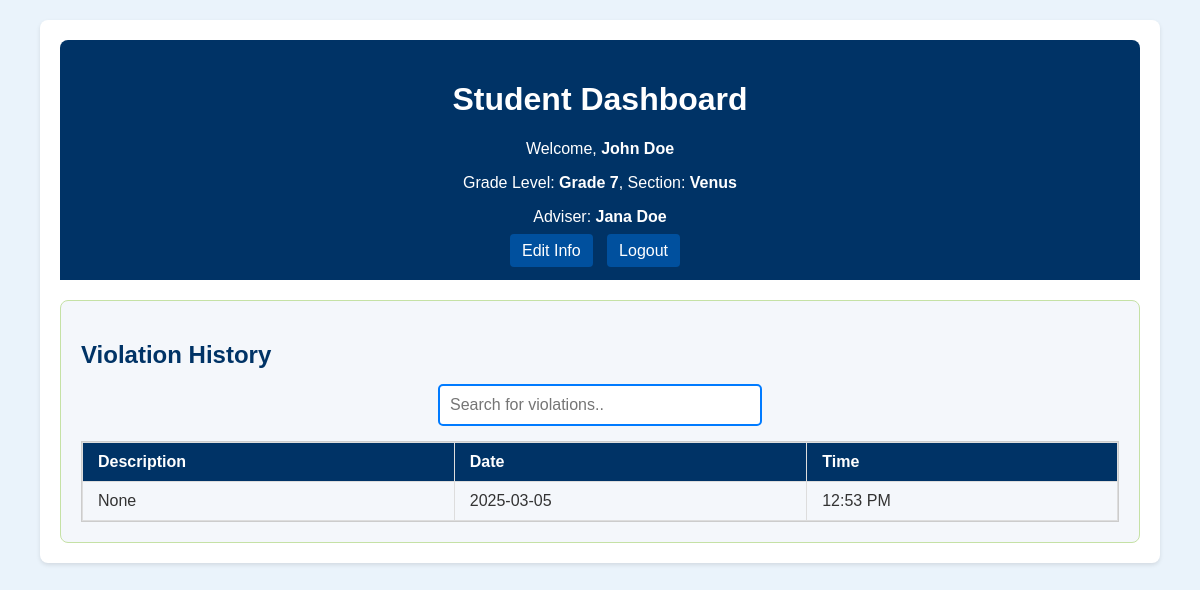
Screenshot of /student_dashboard.php (signed in) with the database file from the repository.
### tables this page shows
CREATE TABLE IF NOT EXISTS `stud_tbl` (
  `id` int(11) NOT NULL AUTO_INCREMENT,
  `first_name` varchar(50) NOT NULL,
  `last_name` varchar(50) NOT NULL,
  `section` varchar(50) NOT NULL,
  `grade_level` varchar(50) NOT NULL,
  `username` varchar(50) NOT NULL,
  `password` varchar(50) NOT NULL,
  `attendance` enum('present','absent') NOT NULL DEFAULT 'absent',
  PRIMARY KEY (`id`),
  UNIQUE KEY `username` (`username`)
);

CREATE TABLE IF NOT EXISTS `violations` (
  `id` int(11) NOT NULL AUTO_INCREMENT,
  `username` varchar(50) NOT NULL,
  `violation_description` text NOT NULL,
  `violation_date` date NOT NULL DEFAULT curdate(),
  `violation_time` time NOT NULL,
  PRIMARY KEY (`id`),
  KEY `idx_username` (`username`),
  CONSTRAINT `fk_username` FOREIGN KEY (`username`) REFERENCES `stud_tbl` (`username`) ON DELETE CASCADE
);

### student_dashboard.php (the view, shortened to what this page needs)
<?php
require_once 'php/config.php';
$student_username = $_SESSION['user'];
$student_query = "SELECT first_name, last_name, grade_level, section FROM stud_tbl WHERE username = ?";
$student_stmt = $conn->prepare($student_query);
$student_stmt->bind_param("s", $student_username);
$student_stmt->execute();
$student_result = $student_stmt->get_result();
if ($student_result->num_rows > 0) {
    $student_data = $student_result->fetch_assoc();
    $student_first_name = $student_data["first_name"];
    $student_last_name = $student_data["last_name"];
    $student_grade_level = $student_data['grade_level'];
    $student_section = $student_data['section'];
} else {
    exit("Error: Student information not found.");
}
$adviser_query = "SELECT first_name, last_name FROM teach_user WHERE grade_level = ? AND section = ? LIMIT 1";
$adviser_stmt = $conn->prepare($adviser_query);
$adviser_stmt->bind_param("ss", $student_grade_level, $student_section);
$adviser_stmt->execute();
$adviser_result = $adviser_stmt->get_result();
$adviser_name = "Not Assigned";
if ($adviser_result->num_rows > 0) {
    $adviser_data = $adviser_result->fetch_assoc();
    $adviser_name = $adviser_data["first_name"] . " " . $adviser_data["last_name"];
}
$violation_query = "SELECT * FROM violations WHERE username = ? ORDER BY violation_date DESC";
$violation_stmt = $conn->prepare($violation_query);
$violation_stmt->bind_param("s", $student_username);
$violation_stmt->execute();
$violation_result = $violation_stmt->get_result();
?>
<!DOCTYPE html>
<html lang="en">
<head>
    <link rel="stylesheet" href="css/student_dashboard.css">
</head>
<body>
    <div class="dashboard">
        <header class="header">
            <h1>Student Dashboard</h1>
            <p>Welcome, <strong><?php echo htmlspecialchars($student_first_name . " " . $student_last_name); ?></strong></p>
            <p>Grade Level: <strong><?php echo htmlspecialchars($student_grade_level); ?></strong>,
               Section: <strong><?php echo htmlspecialchars($student_section); ?></strong></p>
            <p>Adviser: <strong><?php echo htmlspecialchars($adviser_name); ?></strong></p>
            <div class="header-buttons">
                <a href="edit_student_info.php" class="btn">Edit Info</a>
                <a href="logout.php" class="btn logout">Logout</a>
            </div>
        </header>
        <section class="section violations">
            <h2>Violation History</h2>
            <input type="text" id="search-violations" onkeyup="searchTable('violations-table', 'search-violations')" placeholder="Search for violations..">
            <div class="table-container">
                <table class="styled-table" id="violations-table">
                    <thead>
                        <tr>
                            <th>Description</th>
                            <th>Date</th>
                            <th>Time</th>
                        </tr>
                    </thead>
                    <tbody>
                        <?php while ($row = $violation_result->fetch_assoc()): ?>
                            <tr>
                                <td><?php echo htmlspecialchars($row['violation_description']); ?></td>
                                <td><?php echo htmlspecialchars($row['violation_date']); ?></td>
                                <td><?php echo date("h:i A", strtotime($row['violation_time'])); ?></td>
                            </tr>
                        <?php endwhile; ?>
                    </tbody>
                </table>
            </div>
        </section>
    </div>
</body>
</html>

### css/student_dashboard.css (style rules this page uses)
body { font-family: Arial, sans-serif; margin: 0; padding: 0; background-color: #eaf3fb; color: #333; }
.dashboard { width: 90%; margin: 20px auto; padding: 20px; background: #fff; border-radius: 8px; box-shadow: 0 2px 4px rgba(0, 0, 0, 0.1); }
.header { padding: 20px; background: #003366; color: #fff; text-align: center; border-radius: 8px 8px 0 0; }
.btn { text-decoration: none; color: white; padding: 8px 12px; background: #00509e; border-radius: 4px; margin-right: 10px; transition: background 0.3s; }
.section { margin-top: 20px; padding: 20px; border-radius: 8px; background: #f4f7fb; border: 1px solid #c5e1a5; }
h2 { color: #003366; margin-bottom: 15px; }
.styled-table { width: 100%; border-collapse: collapse; font-size: 16px; }
.styled-table th, .styled-table td { padding: 10px 15px; border: 1px solid #ddd; text-align: left; }
.styled-table th { background: #003366; color: white; }
.table-container { max-height: 300px; overflow-y: auto; border: 1px solid #ccc; }
input[type="text"] { width: 100%; max-width: 300px; padding: 10px; margin: 10px 0; border: 2px solid #007BFF; border-radius: 5px; font-size: 16px; outline: none; transition: all 0.3s ease-in-out; }
.section input[type="text"] { display: block; margin: 0 auto 15px auto; }

### rows the page displays
stud_tbl: first_name+last_name "John Doe", grade_level "Grade 7", section "Venus"
violations: violation_description "None", violation_date "2025-03-05", violation_time "12:53 PM"

### other values shown
$adviser_name "Jana Doe"
